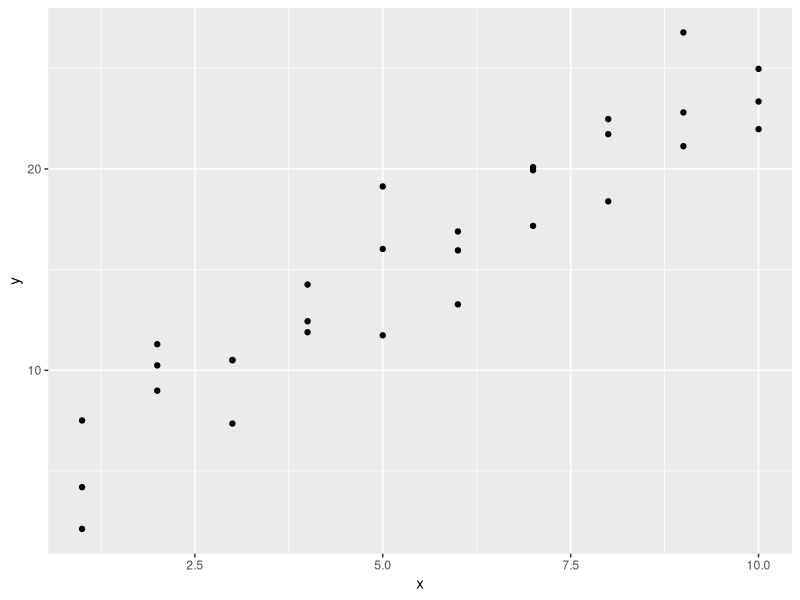
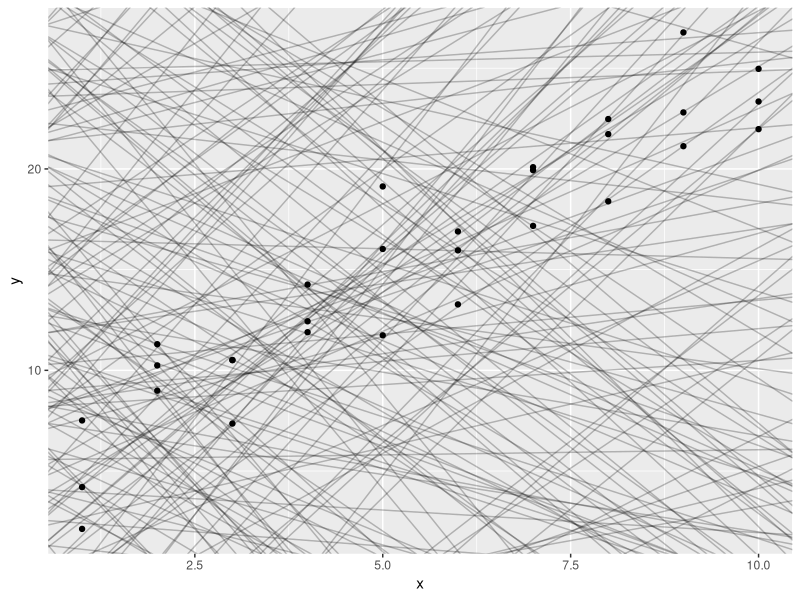
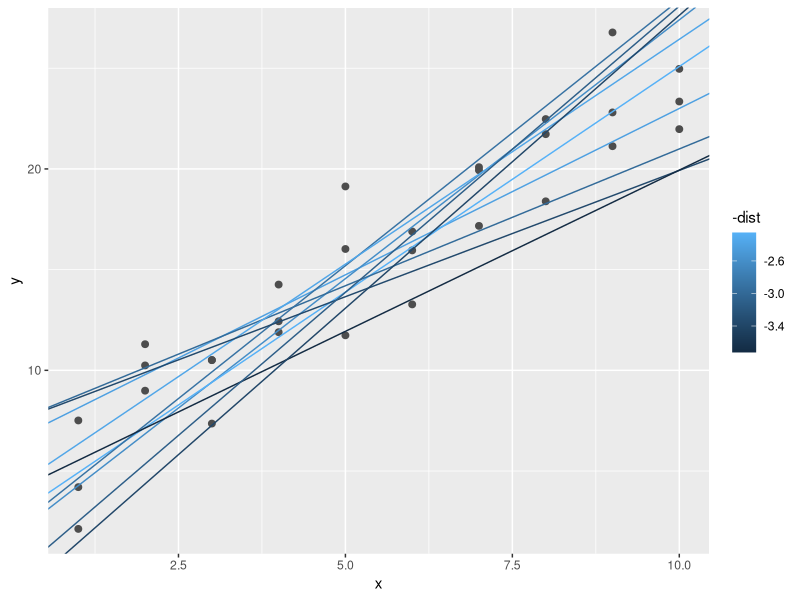
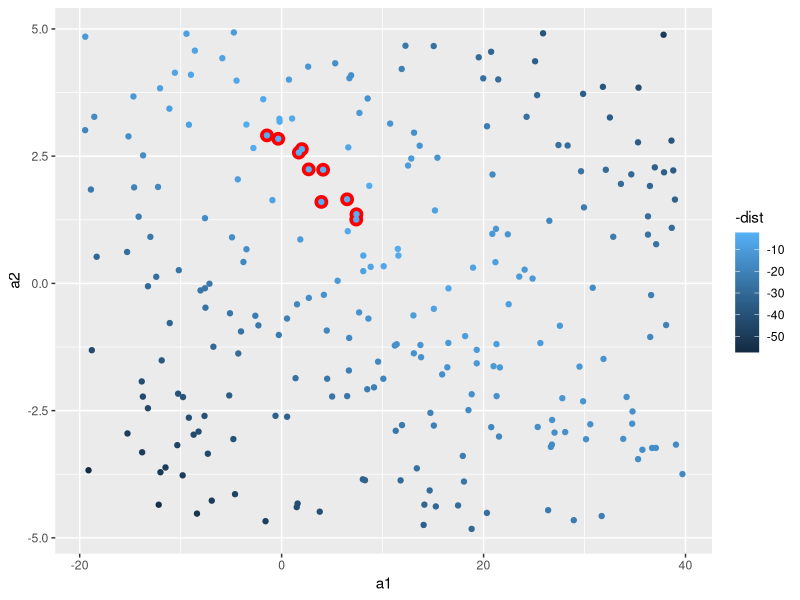
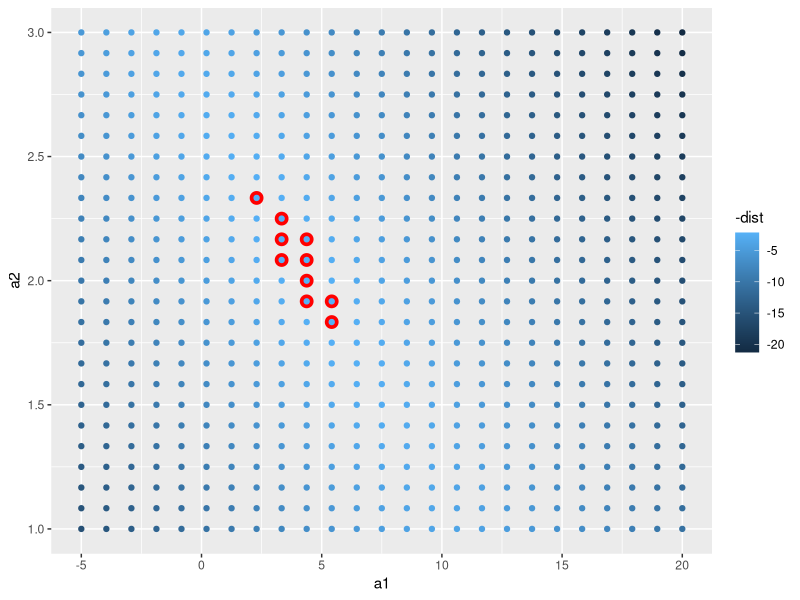
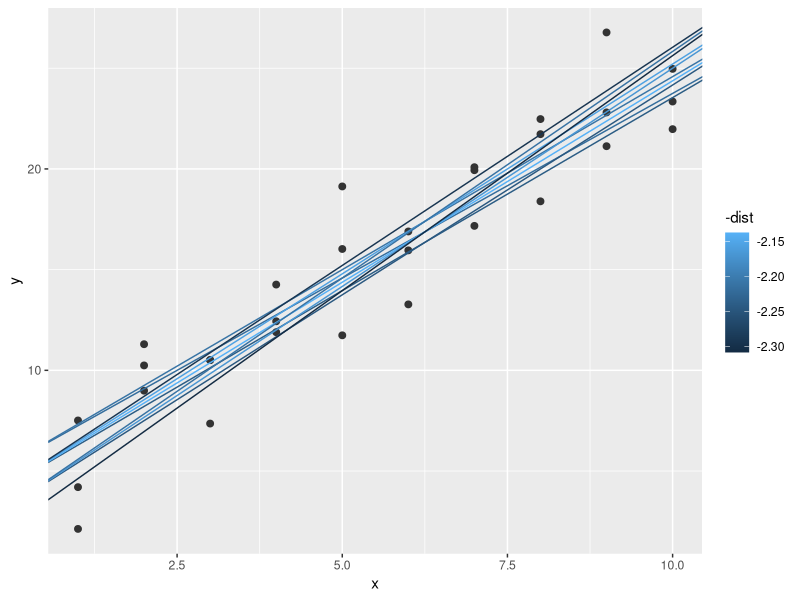
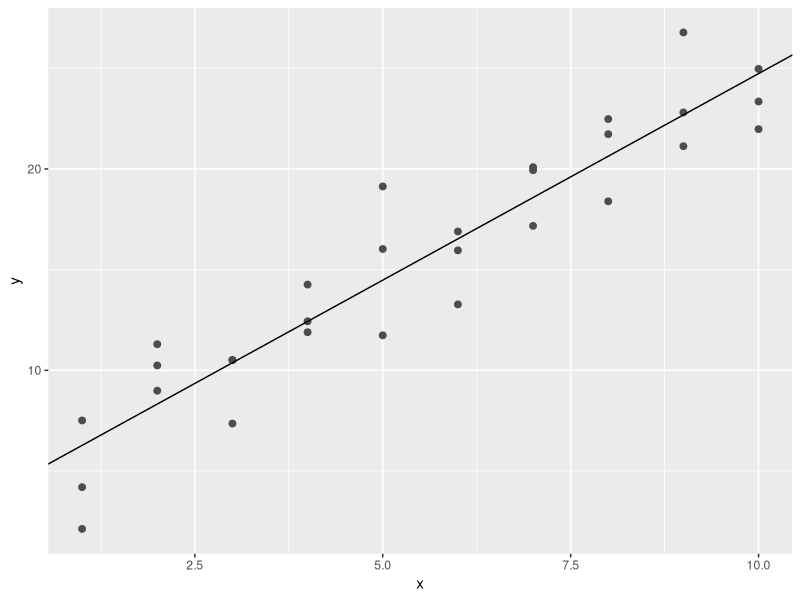
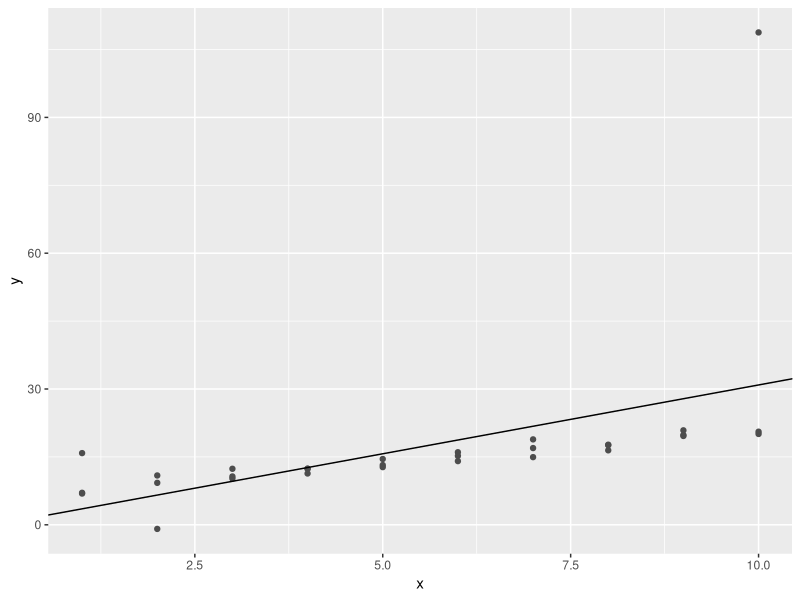

These figures' R source, in order:
## ---- chunk 1
library(tidyverse)
library(modelr)
library(ggplot2)

# We want to get a warning if there are any NA values when
# we run a function.
options(na.action = na.warn)
## ---- chunk 2
ggplot(sim1, aes(x, y)) +
  geom_point()
## ---- chunk 3
models <- tibble(
  a1 = runif(250, -20, 40),
  a2 = runif(250, -5, 5)
)

ggplot(sim1, aes(x, y)) +
  geom_abline(aes(intercept = a1, slope = a2), 
              data = models, 
              alpha = 1 / 4) +
  geom_point()
## ---- chunk 4
model1 <- function(a, data) {
  a[1] + a[2] * data$x
}

measure_distance <- function(mod, data) {
  diff <- data$y - model1(mod, data)
  sqrt(mean(diff^2))
}

sim1_dist <- function(a1, a2) {
  measure_distance(c(a1, a2), sim1)
}

models <- models %>%
  mutate(dist = purrr::map2_dbl(a1, a2, sim1_dist))
models
## ---- chunk 5
ggplot(sim1, aes(x, y)) +
  geom_point(size = 2, color = "grey30") +
  geom_abline(
    aes(intercept = a1, slope = a2, color = -dist),
    data = filter(models, rank(dist) <= 10)
  )
## ---- chunk 6
ggplot(models, aes(a1, a2)) +
  geom_point(data = filter(models, rank(dist) <= 10),
             size = 4, color = 'red') +
  geom_point(aes(color = -dist))
## ---- chunk 7
grid <- expand.grid(  # Creates a df from all combinations of
                      # parameters provided to it.
  a1 = seq(-5, 20, length = 25),
  a2 = seq(1, 3, length = 25)
  ) %>%
  mutate(dist = purrr::map2_dbl(a1, a2, sim1_dist))

grid %>%
  ggplot(aes(a1, a2)) +
  geom_point(data = filter(grid, rank(dist) <= 10),
             size = 4, color = "red") +
  geom_point(aes(color = -dist))
## ---- chunk 8
ggplot(sim1, aes(x, y)) +
  geom_point(size = 2, color = "grey20") +
  geom_abline(aes(intercept = a1, slope = a2, color = -dist),
              data = filter(grid, rank(dist) <= 10))
## ---- chunk 9
best <- optim(c(0, 0), # initial values for params to optimize over
              measure_distance, # function to calculate error
              data = sim1)
best$par
## ---- chunk 10
ggplot(sim1, aes(x, y)) +
  geom_point(size = 2, color = "grey30") +
  geom_abline(aes(intercept = best$par[1], slope = best$par[2]))
## ---- chunk 11
sim1_mod <- lm(y ~ x, data = sim1)
coef(sim1_mod)
## ---- chunk 12
x = rep(1:10, each = 3)
y = x * 1.5 + 6 + rt(length(x),  # rt generates t-style variates
                                 # with length given by param 1.
                     df = 2)     # Degrees of freedom.

# To simulate an unusual value, let's change the value of the end
# of the model to beyond 75th percentile + 3 * IQR. 
# Usually, 75th percentile + 1.5 * IQR is used to determine outliers.
y[[length(y)]] <- quantile(y)[[4]] + 15 * IQR(y)

sim1a <- tibble(
  x = x,
  y = y
)

sim1a_mod <- lm(y ~ x, data = sim1a)
ggplot(sim1a, aes(x, y)) +
  geom_point(color = "grey30") +
  geom_abline(aes(intercept = coef(sim1a_mod)[[1]],
                  slope = coef(sim1a_mod)[[2]]))
## ---- chunk 13
ggplot(sim1a, aes(x, y)) +
  geom_point(color = "grey30") +
  geom_abline(aes(intercept = coef(sim1a_mod)[[1]],
                  slope = coef(sim1a_mod)[[2]])) +
  coord_cartesian(ylim = c(-20, 40))
## ---- chunk 14
measure_distance <- function(mod, data) {
  diff <- data$y - model1(mod, data)
  mean(abs(diff))
}

best <- optim(c(0, 0), measure_distance, data = sim1a)

coef(sim1a)
ggplot(sim1a, aes(x, y)) +
  geom_point(color = "grey30", size = 2) +
  geom_abline(aes(intercept = best$par[1], 
                  slope = best$par[2]),
              color = "red") +
  geom_abline(aes(intercept = coef(sim1a_mod)[[1]],
                  slope = coef(sim1a_mod)[[2]]),
              color = "green")
## ---- chunk 15
model1 <- function(a, data) {
  a[1] + data$x * a[2] + a[3]
}
## ---- chunk 16
grid <- sim1 %>%
  data_grid(x)
grid
## ---- chunk 17
grid <- grid %>%
  add_predictions(sim1_mod) # adds predictions to a dataset by
                            # calculating y values at given x values.
grid
## ---- chunk 18
ggplot(sim1, aes(x)) +
  geom_point(aes(y = y)) +
  geom_line(aes(y = pred), data = grid, color = "red", size = 1)
## ---- chunk 19
sim1 <- sim1 %>%
  add_residuals(sim1_mod)
sim1
## ---- chunk 20
ggplot(sim1, aes(resid)) +
  geom_freqpoly(binwidth = 0.5)
## ---- chunk 21
ggplot(sim1, aes(x, resid)) +
  geom_ref_line(h = 0) + # draw thick horiz reference line at 0.
                         # v = 5 to draw vertical ref line at 5.
  geom_point()
## ---- chunk 22
# Restore sim1 to original condition by dropping resid
sim1 <- sim1 %>% select(x, y)

# Fit using loess
sim1_loess_mod <- loess(y ~ x, sim1)
sim1_loess_mod

grid <- sim1 %>%
  data_grid(x) %>%
  add_predictions(sim1_loess_mod)

ggplot(sim1, aes(x)) +
  geom_point(aes(y = y)) +
  geom_line(aes(y = pred), data = grid, color = "red", size = 2) +
  geom_smooth(aes(y = pred), data = grid, color = "green", size = 1)

sim1 <- sim1 %>%
  add_residuals(sim1_loess_mod)

sim1 %>%
  ggplot(aes(resid)) +
  geom_freqpoly(binwidth = 0.5)

ggplot(sim1, aes(x, resid)) +
  geom_ref_line(h = 0) +
  geom_point()
## ---- chunk 23
df <- tribble(
  ~y, ~x1, ~x2,
   4,   2,   5,
   5,   1,   6
)

model_matrix(df, y ~ x1)
## ---- chunk 24
model_matrix(df, y ~ x1 + x2)
## ---- chunk 25
df <- tribble(
  ~sex, ~response,
  "male",       1,
  "female",     2,
  "male",       1
)

model_matrix(df, response ~ sex)
## ---- chunk 26
ggplot(sim2) +
  geom_point(aes(x, y))
## ---- chunk 27
mod2 <- lm(y ~ x, data = sim2)

grid <- sim2 %>%
  data_grid(x) %>%
  add_predictions(mod2)
grid
## ---- chunk 28
ggplot(sim2, aes(x)) +
  geom_point(aes(y = y)) +
  geom_point(data = grid, aes(y = pred), color = "red", size = 4)
## ---- chunk 29
# This raises an error:
# factor x has new level e
#
# tibble(x = "e") %>%
#  add_predictions(mod2)
## ---- chunk 30
ggplot(sim3, aes(x1, y)) +
  geom_point(aes(color = x2))
## ---- chunk 31
mod1 <- lm(y ~ x1 + x2, data = sim3)
mod2 <- lm(y ~ x1 * x2, data = sim3)
## ---- chunk 32
grid <- sim3 %>%
  data_grid(x1, x2) %>%
  gather_predictions(mod1, mod2)
grid
## ---- chunk 33
ggplot(sim3, aes(x1, color = x2)) +
  geom_point(aes(y = y), size = 2) +
  geom_line(data = grid, aes(y = pred)) +
  facet_wrap(~ model)
## ---- chunk 34
sim3 <- sim3 %>%
  gather_residuals(mod1, mod2)

ggplot(sim3, aes(x1, resid, color = x2)) +
  geom_point() +
  facet_grid(model ~ x2)
## ---- chunk 35
mod1 <- lm(y ~ x1 + x2, data = sim4)
mod2 <- lm(y ~ x1 * x2, data = sim4)

sim4

grid <- sim4 %>%
  data_grid(
    x1 = seq_range(x1, n = 5), # generate a sequence over the range
                               # of x1. The output will be 5 values.
                               # The ends of the range are included.
                               # pretty = TRUE to generate a sequence
                               # pleasing to the eye.
    x2 = seq_range(x2, n = 5)
  ) %>%
  gather_predictions(mod1, mod2)
grid
## ---- chunk 36
seq_range(c(0.0123, 0.923423), n = 5)
seq_range(c(0.0123, 0.923423), n = 5, pretty = TRUE)
## ---- chunk 37
x1 <- rcauchy(100)
seq_range(x1, n = 5)
seq_range(x1, n = 5, trim = 0.10)
seq_range(x1, n = 5, trim = 0.25)
seq_range(x1, n = 5, trim = 0.50)
## ---- chunk 38
x2 <- c(0, 1)
seq_range(x2, n = 5)
seq_range(x2, n = 5, expand = 0.10)
seq_range(x2, n = 5, expand = 0.25)
seq_range(x2, n = 5, expand = 0.50)
## ---- chunk 39
ggplot(grid, aes(x1, x2)) +
  geom_tile(aes(fill = pred)) +
  facet_wrap(~ model)
## ---- chunk 40
ggplot(grid, aes(x1, pred, color = x2,
                 group = x2)) + # group by the bucketized values of x2
  geom_line() +
  facet_wrap(~ model)

ggplot(grid, aes(x2, pred, color = x1, group = x1)) +
  geom_line() +
  facet_wrap(~ model)
